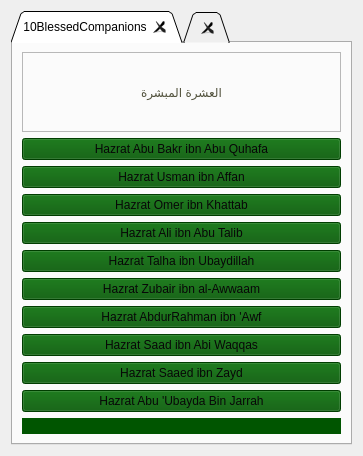
<?xml version="1.0" encoding="UTF-8"?>
<ui version="4.0">
 <class>Ashr</class>
 <widget class="QWidget" name="Ashr">
  <property name="geometry">
   <rect>
    <x>0</x>
    <y>0</y>
    <width>363</width>
    <height>343</height>
   </rect>
  </property>
  <property name="windowTitle">
   <string>Form</string>
  </property>
  <property name="styleSheet">
   <string notr="true">background-image: url(:/res/sahabah.jpeg);</string>
  </property>
  <layout class="QGridLayout" name="gridLayout_3">
   <item row="0" column="0">
    <widget class="QTabWidget" name="tabWidget">
     <property name="styleSheet">
      <string notr="true"/>
     </property>
     <property name="tabShape">
      <enum>QTabWidget::Triangular</enum>
     </property>
     <property name="currentIndex">
      <number>0</number>
     </property>
     <property name="tabsClosable">
      <bool>true</bool>
     </property>
     <property name="movable">
      <bool>true</bool>
     </property>
     <widget class="QWidget" name="tab">
      <attribute name="title">
       <string>10BlessedCompanions</string>
      </attribute>
      <layout class="QGridLayout" name="gridLayout_2">
       <item row="0" column="0">
        <layout class="QGridLayout" name="gridLayout">
         <item row="0" column="0">
          <widget class="QLabel" name="label">
           <property name="minimumSize">
            <size>
             <width>0</width>
             <height>80</height>
            </size>
           </property>
           <property name="styleSheet">
            <string notr="true">border-color: rgb(255, 255, 255);
font: 700 34pt &quot;Tahoma&quot;;
color: rgb(82, 82, 61);</string>
           </property>
           <property name="frameShape">
            <enum>QFrame::StyledPanel</enum>
           </property>
           <property name="text">
            <string>العشرة المبشرة</string>
           </property>
           <property name="alignment">
            <set>Qt::AlignCenter</set>
           </property>
           <property name="wordWrap">
            <bool>false</bool>
           </property>
          </widget>
         </item>
         <item row="1" column="0">
          <widget class="QPushButton" name="pushButton">
           <property name="styleSheet">
            <string notr="true">
border-color: qconicalgradient(cx:0, cy:0, angle:135, stop:0 rgba(255, 255, 0, 69), stop:0.375 rgba(255, 255, 0, 69), stop:0.423533 rgba(251, 255, 0, 145), stop:0.45 rgba(247, 255, 0, 208), stop:0.477581 rgba(255, 244, 71, 130), stop:0.518717 rgba(255, 218, 71, 130), stop:0.55 rgba(255, 255, 0, 255), stop:0.57754 rgba(255, 203, 0, 130), stop:0.625 rgba(255, 255, 0, 69), stop:1 rgba(255, 255, 0, 69));
color: rgb(7, 7, 7);
font: 700 italic 12pt &quot;Sitka Banner&quot;;
background-color: rgb(0, 85, 0);</string>
           </property>
           <property name="text">
            <string>Hazrat Abu Bakr ibn Abu Quhafa</string>
           </property>
          </widget>
         </item>
         <item row="2" column="0">
          <widget class="QPushButton" name="pushButton_3">
           <property name="styleSheet">
            <string notr="true">
border-color: qconicalgradient(cx:0, cy:0, angle:135, stop:0 rgba(255, 255, 0, 69), stop:0.375 rgba(255, 255, 0, 69), stop:0.423533 rgba(251, 255, 0, 145), stop:0.45 rgba(247, 255, 0, 208), stop:0.477581 rgba(255, 244, 71, 130), stop:0.518717 rgba(255, 218, 71, 130), stop:0.55 rgba(255, 255, 0, 255), stop:0.57754 rgba(255, 203, 0, 130), stop:0.625 rgba(255, 255, 0, 69), stop:1 rgba(255, 255, 0, 69));
color: rgb(7, 7, 7);
font: 700 italic 12pt &quot;Sitka Banner&quot;;
background-color: rgb(0, 85, 0);</string>
           </property>
           <property name="text">
            <string>Hazrat Usman ibn Affan</string>
           </property>
          </widget>
         </item>
         <item row="3" column="0">
          <widget class="QPushButton" name="pushButton_2">
           <property name="styleSheet">
            <string notr="true">
border-color: qconicalgradient(cx:0, cy:0, angle:135, stop:0 rgba(255, 255, 0, 69), stop:0.375 rgba(255, 255, 0, 69), stop:0.423533 rgba(251, 255, 0, 145), stop:0.45 rgba(247, 255, 0, 208), stop:0.477581 rgba(255, 244, 71, 130), stop:0.518717 rgba(255, 218, 71, 130), stop:0.55 rgba(255, 255, 0, 255), stop:0.57754 rgba(255, 203, 0, 130), stop:0.625 rgba(255, 255, 0, 69), stop:1 rgba(255, 255, 0, 69));
color: rgb(7, 7, 7);
font: 700 italic 12pt &quot;Sitka Banner&quot;;
background-color: rgb(0, 85, 0);</string>
           </property>
           <property name="text">
            <string>Hazrat Omer ibn Khattab</string>
           </property>
          </widget>
         </item>
         <item row="4" column="0">
          <widget class="QPushButton" name="pushButton_4">
           <property name="styleSheet">
            <string notr="true">
border-color: qconicalgradient(cx:0, cy:0, angle:135, stop:0 rgba(255, 255, 0, 69), stop:0.375 rgba(255, 255, 0, 69), stop:0.423533 rgba(251, 255, 0, 145), stop:0.45 rgba(247, 255, 0, 208), stop:0.477581 rgba(255, 244, 71, 130), stop:0.518717 rgba(255, 218, 71, 130), stop:0.55 rgba(255, 255, 0, 255), stop:0.57754 rgba(255, 203, 0, 130), stop:0.625 rgba(255, 255, 0, 69), stop:1 rgba(255, 255, 0, 69));
color: rgb(7, 7, 7);
font: 700 italic 12pt &quot;Sitka Banner&quot;;
background-color: rgb(0, 85, 0);</string>
           </property>
           <property name="text">
            <string>Hazrat Ali ibn Abu Talib</string>
           </property>
          </widget>
         </item>
         <item row="5" column="0">
          <widget class="QPushButton" name="pushButton_5">
           <property name="styleSheet">
            <string notr="true">
border-color: qconicalgradient(cx:0, cy:0, angle:135, stop:0 rgba(255, 255, 0, 69), stop:0.375 rgba(255, 255, 0, 69), stop:0.423533 rgba(251, 255, 0, 145), stop:0.45 rgba(247, 255, 0, 208), stop:0.477581 rgba(255, 244, 71, 130), stop:0.518717 rgba(255, 218, 71, 130), stop:0.55 rgba(255, 255, 0, 255), stop:0.57754 rgba(255, 203, 0, 130), stop:0.625 rgba(255, 255, 0, 69), stop:1 rgba(255, 255, 0, 69));
color: rgb(7, 7, 7);
font: 700 italic 12pt &quot;Sitka Banner&quot;;
background-color: rgb(0, 85, 0);</string>
           </property>
           <property name="text">
            <string>Hazrat Talha ibn Ubaydillah</string>
           </property>
          </widget>
         </item>
         <item row="6" column="0">
          <widget class="QPushButton" name="pushButton_6">
           <property name="styleSheet">
            <string notr="true">
border-color: qconicalgradient(cx:0, cy:0, angle:135, stop:0 rgba(255, 255, 0, 69), stop:0.375 rgba(255, 255, 0, 69), stop:0.423533 rgba(251, 255, 0, 145), stop:0.45 rgba(247, 255, 0, 208), stop:0.477581 rgba(255, 244, 71, 130), stop:0.518717 rgba(255, 218, 71, 130), stop:0.55 rgba(255, 255, 0, 255), stop:0.57754 rgba(255, 203, 0, 130), stop:0.625 rgba(255, 255, 0, 69), stop:1 rgba(255, 255, 0, 69));
color: rgb(7, 7, 7);
font: 700 italic 12pt &quot;Sitka Banner&quot;;
background-color: rgb(0, 85, 0);</string>
           </property>
           <property name="text">
            <string>Hazrat Zubair ibn al-Awwaam</string>
           </property>
          </widget>
         </item>
         <item row="7" column="0">
          <widget class="QPushButton" name="pushButton_7">
           <property name="styleSheet">
            <string notr="true">
border-color: qconicalgradient(cx:0, cy:0, angle:135, stop:0 rgba(255, 255, 0, 69), stop:0.375 rgba(255, 255, 0, 69), stop:0.423533 rgba(251, 255, 0, 145), stop:0.45 rgba(247, 255, 0, 208), stop:0.477581 rgba(255, 244, 71, 130), stop:0.518717 rgba(255, 218, 71, 130), stop:0.55 rgba(255, 255, 0, 255), stop:0.57754 rgba(255, 203, 0, 130), stop:0.625 rgba(255, 255, 0, 69), stop:1 rgba(255, 255, 0, 69));
color: rgb(7, 7, 7);
font: 700 italic 12pt &quot;Sitka Banner&quot;;
background-color: rgb(0, 85, 0);</string>
           </property>
           <property name="text">
            <string>Hazrat AbdurRahman ibn 'Awf</string>
           </property>
          </widget>
         </item>
         <item row="8" column="0">
          <widget class="QPushButton" name="pushButton_8">
           <property name="styleSheet">
            <string notr="true">
border-color: qconicalgradient(cx:0, cy:0, angle:135, stop:0 rgba(255, 255, 0, 69), stop:0.375 rgba(255, 255, 0, 69), stop:0.423533 rgba(251, 255, 0, 145), stop:0.45 rgba(247, 255, 0, 208), stop:0.477581 rgba(255, 244, 71, 130), stop:0.518717 rgba(255, 218, 71, 130), stop:0.55 rgba(255, 255, 0, 255), stop:0.57754 rgba(255, 203, 0, 130), stop:0.625 rgba(255, 255, 0, 69), stop:1 rgba(255, 255, 0, 69));
color: rgb(7, 7, 7);
font: 700 italic 12pt &quot;Sitka Banner&quot;;
background-color: rgb(0, 85, 0);</string>
           </property>
           <property name="text">
            <string>Hazrat Saad ibn Abi Waqqas</string>
           </property>
          </widget>
         </item>
         <item row="9" column="0">
          <widget class="QPushButton" name="pushButton_9">
           <property name="styleSheet">
            <string notr="true">
border-color: qconicalgradient(cx:0, cy:0, angle:135, stop:0 rgba(255, 255, 0, 69), stop:0.375 rgba(255, 255, 0, 69), stop:0.423533 rgba(251, 255, 0, 145), stop:0.45 rgba(247, 255, 0, 208), stop:0.477581 rgba(255, 244, 71, 130), stop:0.518717 rgba(255, 218, 71, 130), stop:0.55 rgba(255, 255, 0, 255), stop:0.57754 rgba(255, 203, 0, 130), stop:0.625 rgba(255, 255, 0, 69), stop:1 rgba(255, 255, 0, 69));
color: rgb(7, 7, 7);
font: 700 italic 12pt &quot;Sitka Banner&quot;;
background-color: rgb(0, 85, 0);</string>
           </property>
           <property name="text">
            <string>Hazrat Saaed ibn Zayd</string>
           </property>
          </widget>
         </item>
         <item row="10" column="0">
          <widget class="QPushButton" name="pushButton_10">
           <property name="styleSheet">
            <string notr="true">
border-color: qconicalgradient(cx:0, cy:0, angle:135, stop:0 rgba(255, 255, 0, 69), stop:0.375 rgba(255, 255, 0, 69), stop:0.423533 rgba(251, 255, 0, 145), stop:0.45 rgba(247, 255, 0, 208), stop:0.477581 rgba(255, 244, 71, 130), stop:0.518717 rgba(255, 218, 71, 130), stop:0.55 rgba(255, 255, 0, 255), stop:0.57754 rgba(255, 203, 0, 130), stop:0.625 rgba(255, 255, 0, 69), stop:1 rgba(255, 255, 0, 69));
color: rgb(7, 7, 7);
font: 700 italic 12pt &quot;Sitka Banner&quot;;
background-color: rgb(0, 85, 0);</string>
           </property>
           <property name="text">
            <string>Hazrat Abu 'Ubayda Bin Jarrah</string>
           </property>
          </widget>
         </item>
         <item row="11" column="0">
          <widget class="QLabel" name="label_2">
           <property name="styleSheet">
            <string notr="true">
border-color: qconicalgradient(cx:0, cy:0, angle:135, stop:0 rgba(255, 255, 0, 69), stop:0.375 rgba(255, 255, 0, 69), stop:0.423533 rgba(251, 255, 0, 145), stop:0.45 rgba(247, 255, 0, 208), stop:0.477581 rgba(255, 244, 71, 130), stop:0.518717 rgba(255, 218, 71, 130), stop:0.55 rgba(255, 255, 0, 255), stop:0.57754 rgba(255, 203, 0, 130), stop:0.625 rgba(255, 255, 0, 69), stop:1 rgba(255, 255, 0, 69));
color: rgb(7, 7, 7);
font: 700 italic 12pt &quot;Sitka Banner&quot;;
background-color: rgb(0, 85, 0);</string>
           </property>
           <property name="text">
            <string/>
           </property>
          </widget>
         </item>
        </layout>
       </item>
      </layout>
     </widget>
     <widget class="QWidget" name="tab_2">
      <attribute name="title">
       <string/>
      </attribute>
     </widget>
    </widget>
   </item>
  </layout>
 </widget>
 <resources/>
 <connections/>
</ui>
